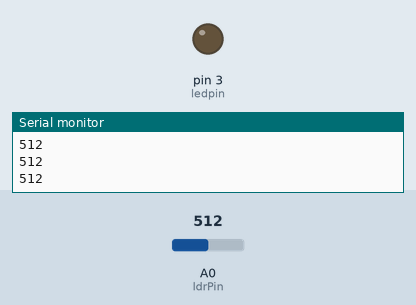
Simulated run of this sketch. Board: Arduino Uno, built with avr-gcc and run on an emulated ATmega328P. On the bench: output pins drawn as LEDs (lit = HIGH), the last lines printed to the serial monitor. Dashed ring = blinking. The test bench sets the inputs (shaded band); at power-on: A0 (ldrPin) = 512.

Above: at 1.3 s.
1.4 s: A0 (ldrPin) set to 106
2.9 s: A0 (ldrPin) set to 89
At 3.7 s:
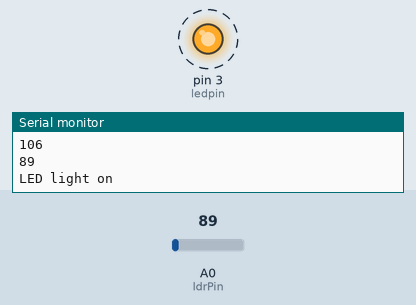
6.0 s: A0 (ldrPin) set to 110
At 6.9 s:
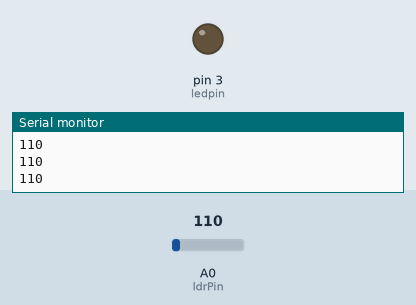
7.5 s: A0 (ldrPin) set to 90
At 8.3 s:
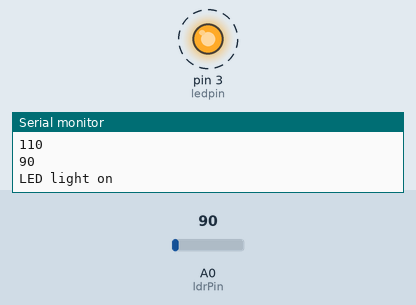
Timing chart, 0 to 11.6 s (numbered marks = the images above; inputs shaded):
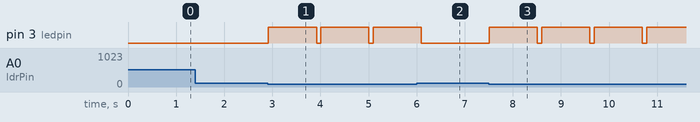

Measured:
- the behaviour switches between 100 and 99 on A0 (ldrPin) (found by bisection; images 0 and 1)
- after the input at 2.9 s, pin 3 (ledpin): alternates HIGH for 1.0 s and LOW for 0.09 s, starting at once
- after the input at 6.0 s, pin 3 (ledpin): goes on until 6.1 s, then stays LOW
- after the input at 7.5 s, pin 3 (ledpin): alternates HIGH for 1.0 s and LOW for 0.09 s, starting at once

The sketch:

exp5.ino
```cpp
int ldrPin=A0;
int ldrValue = A0;
int ledpin = 3;
void setup() {
	pinMode(3, OUTPUT);
	Serial.begin(9600);
  pinMode(A0,INPUT);
	// put your setup code here, to run once:
}
void loop() {
	ldrValue = analogRead(A0);
	Serial.println(ldrValue);
	if(ldrValue < 100)
	{
	  Serial.println("LED light on");
	  digitalWrite(3,HIGH);
	  delay(1000);
	}
	digitalWrite(3,LOW);
	delay(ldrValue);

}
```
